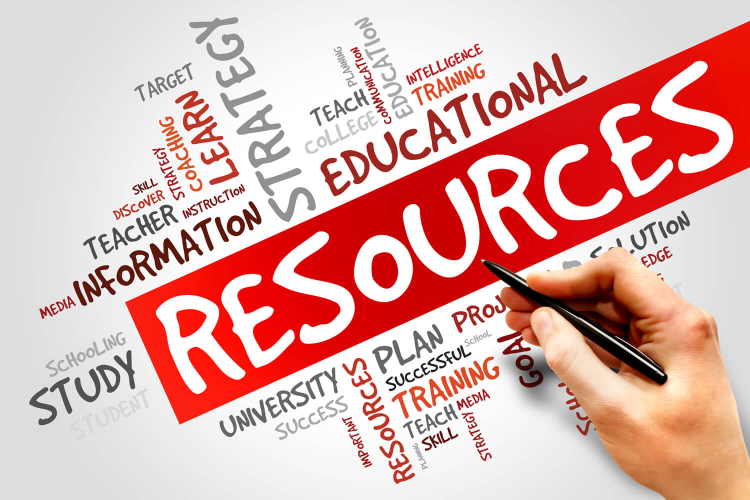
#> input picture Resources/a.png, 1500 x 1000 px (shown at 1/2 size)
$ python Resizing_Cropping.py
#> lines starting #> are read from the running program, lines starting #| are printed output that depends on the picture
import cv2
import numpy as np

img = cv2.imread("Resources/a.png")
#> img is the input picture: shape (1000, 1500, 3); mean B, G, R 172.9, 177.2, 223.7
print(img.shape)
#| (1000, 1500, 3)

imgResize = cv2.resize(img, (750 , 500)) # img name, (x, y)
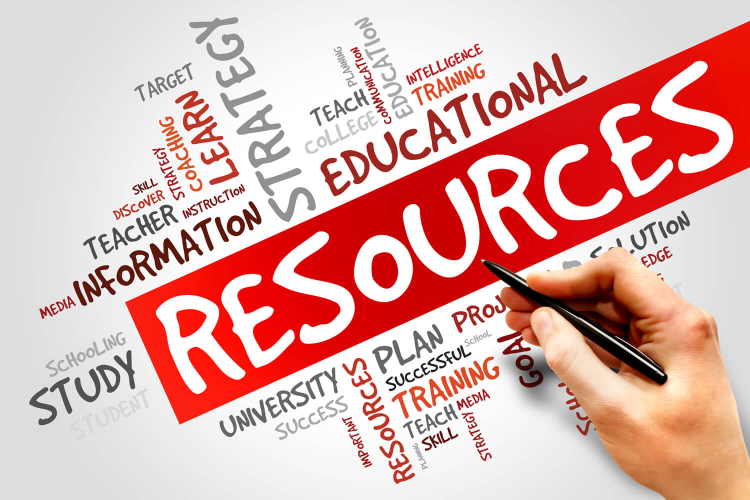
#> imgResize: shape (500, 750, 3); mean B, G, R 172.9, 177.3, 223.7
print(imgResize.shape)
#| (500, 750, 3)

imgCropped = img[0:500, 500: 750] # [start y: end y, start x: end x]
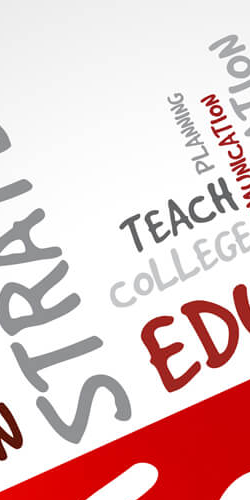
#> imgCropped: shape (500, 250, 3); mean B, G, R 201.9, 201.8, 230

cv2.imshow("Original Image", img)
cv2.imshow("Resized Image", imgResize)
cv2.imshow("Cropped Image", imgCropped)

cv2.waitKey(0)
